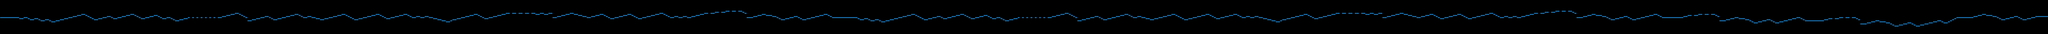

This game map was drawn from its Tiled (.tmx) file and the tilesets committed beside it. A one-line description and the trimmed map source follow:
An orthogonal 960x32 tile map with 32x16 px tiles, 1 tile layer (line), 12 tilesets and 262 objects.

<map version="1.2" tiledversion="1.2.1" orientation="orthogonal" renderorder="right-down" width="960" height="32" tilewidth="32" tileheight="16" infinite="0" nextlayerid="5" nextobjectid="271">
 <tileset firstgid="1" source="11m.tsx" />
 <tileset firstgid="2" source="3m.tsx" />
 <tileset firstgid="3" source="9m.tsx" />
 <tileset firstgid="4" source="2m.tsx" />
 <tileset firstgid="5" source="5m.tsx" />
 <tileset firstgid="6" source="8m.tsx" />
 <tileset firstgid="7" source="12m.tsx" />
 <tileset firstgid="8" source="6m.tsx" />
 <tileset firstgid="9" source="7m.tsx" />
 <tileset firstgid="10" source="1m.tsx" />
 <tileset firstgid="11" source="4m.tsx" />
 <tileset firstgid="12" source="10m.tsx" />
 <layer id="1" name="line" width="960" height="32">
  <data>[30720 cells, 924 non-empty, 4 distinct tile ids]</data>
 </layer>
 <objectgroup id="3" name="can">
  <object id="207" x="1228" y="191" />
  <object id="208" x="1964" y="194" />
  <object id="209" x="3530" y="177" />
  <object id="210" x="4427" y="191" />
  <object id="211" x="5644" y="195" />
  <object id="212" x="6383" y="224" />
  <object id="213" x="7596" y="179" />
  <object id="214" x="8237" y="177" />
  <object id="215" x="9417" y="193" />
  <object id="216" x="10571" y="177" />
  <object id="217" x="11438" y="193" />
  <object id="218" x="12510" y="241" />
  <object id="219" x="14058" y="225" />
  <object id="220" x="14953" y="242" />
  <object id="221" x="15980" y="176" />
  <object id="222" x="17070" y="225" />
  <object id="223" x="18092" y="194" />
  <object id="224" x="19564" y="195" />
  <object id="225" x="20426" y="179" />
  <object id="226" x="21453" y="194" />
  <object id="227" x="22347" y="177" />
  <object id="228" x="23882" y="195" />
  <object id="229" x="24961" y="241" />
  <object id="230" x="26026" y="242" />
  <object id="231" x="27435" y="258" />
  <object id="232" x="27793" y="242" />
  <object id="233" x="28140" y="289" />
  <object id="234" x="29068" y="289" />
  <object id="235" x="30221" y="225" />
 </objectgroup>
 <objectgroup id="4" name="diamond">
  <object id="236" x="799" y="305" />
  <object id="237" x="1725" y="260" />
  <object id="238" x="2656" y="289" />
  <object id="239" x="4574" y="243" />
  <object id="240" x="5822" y="259" />
  <object id="241" x="7293" y="257" />
  <object id="242" x="8444" y="208" />
  <object id="243" x="9311" y="227" />
  <object id="244" x="10080" y="241" />
  <object id="245" x="11151" y="160" />
  <object id="246" x="11567" y="210" />
  <object id="247" x="12577" y="218" />
  <object id="248" x="12756" y="217" />
  <object id="249" x="13503" y="242" />
  <object id="250" x="14782" y="211" />
  <object id="251" x="16143" y="239" />
  <object id="252" x="17340" y="257" />
  <object id="253" x="18525" y="194" />
  <object id="254" x="19740" y="258" />
  <object id="255" x="20638" y="194" />
  <object id="256" x="21884" y="193" />
  <object id="257" x="22781" y="241" />
  <object id="258" x="23981" y="211" />
  <object id="259" x="25022" y="217" />
  <object id="260" x="25175" y="216" />
  <object id="261" x="26525" y="272" />
  <object id="263" x="27125" y="268" />
  <object id="264" x="27297" y="269" />
  <object id="266" x="28028" y="321" />
  <object id="268" x="29409" y="219" />
  <object id="269" x="29518" y="218" />
  <object id="270" x="8830" y="240" />
 </objectgroup>
 <objectgroup id="2" name="coins">
  <object id="1" x="387" y="239">
   <ellipse />
  </object>
  <object id="2" x="544" y="256">
   <ellipse />
  </object>
  <object id="3" x="703" y="274">
   <ellipse />
  </object>
  <object id="4" x="865" y="290">
   <ellipse />
  </object>
  <object id="5" x="990" y="258">
   <ellipse />
  </object>
  <object id="6" x="1119" y="226">
   <ellipse />
  </object>
  <object id="7" x="1263" y="191.5">
   <ellipse />
  </object>
  <object id="8" x="1327" y="225">
   <ellipse />
  </object>
  <object id="9" x="1392" y="258">
   <ellipse />
  </object>
  <object id="10" x="1503" y="259">
   <ellipse />
  </object>
  <object id="11" x="1630" y="227">
   <ellipse />
  </object>
  <object id="12" x="1794" y="242">
   <ellipse />
  </object>
  <object id="13" x="1922" y="209">
   <ellipse />
  </object>
  <object id="14" x="2064" y="227">
   <ellipse />
  </object>
  <object id="15" x="2271" y="228">
   <ellipse />
  </object>
  <object id="16" x="2529" y="243">
   <ellipse />
  </object>
  <object id="17" x="2721" y="273">
   <ellipse />
  </object>
  <object id="18" x="2864" y="243">
   <ellipse />
  </object>
  <object id="19" x="2927" y="245">
   <ellipse />
  </object>
  <object id="20" x="2993" y="245">
   <ellipse />
  </object>
  <object id="21" x="3058" y="246">
   <ellipse />
  </object>
  <object id="22" x="3121" y="243">
   <ellipse />
  </object>
  <object id="23" x="3183" y="243">
   <ellipse />
  </object>
  <object id="24" x="3246" y="244">
   <ellipse />
  </object>
  <object id="25" x="3560.5" y="176.5">
   <ellipse />
  </object>
  <object id="26" x="3425" y="210">
   <ellipse />
  </object>
  <object id="27" x="3806" y="271">
   <ellipse />
  </object>
  <object id="28" x="3936" y="241">
   <ellipse />
  </object>
  <object id="29" x="4193" y="258">
   <ellipse />
  </object>
  <object id="30" x="4319" y="225">
   <ellipse />
  </object>
  <object id="31" x="4459.5" y="191.5">
   <ellipse />
  </object>
  <object id="32" x="4639" y="226">
   <ellipse />
  </object>
  <object id="33" x="4832" y="274">
   <ellipse />
  </object>
  <object id="34" x="4960" y="241">
   <ellipse />
  </object>
  <object id="35" x="5086" y="209">
   <ellipse />
  </object>
  <object id="36" x="5408" y="255">
   <ellipse />
  </object>
  <object id="37" x="5535" y="225">
   <ellipse />
  </object>
  <object id="38" x="5674.5" y="193.5">
   <ellipse />
  </object>
  <object id="39" x="5889" y="242">
   <ellipse />
  </object>
  <object id="40" x="6016" y="211">
   <ellipse />
  </object>
  <object id="41" x="6269" y="226">
   <ellipse />
  </object>
  <object id="42" x="6411" y="224">
   <ellipse />
  </object>
  <object id="43" x="6528" y="258">
   <ellipse />
  </object>
  <object id="44" x="6655" y="290">
   <ellipse />
  </object>
  <object id="45" x="6815" y="274">
   <ellipse />
  </object>
  <object id="46" x="6944" y="242">
   <ellipse />
  </object>
  <object id="47" x="7072" y="209">
   <ellipse />
  </object>
  <object id="48" x="7359" y="241">
   <ellipse />
  </object>
  <object id="49" x="7488" y="205">
   <ellipse />
  </object>
  <object id="50" x="7627.5" y="175">
   <ellipse />
  </object>
  <object id="51" x="7713" y="174">
   <ellipse />
  </object>
  <object id="52" x="7811" y="175">
   <ellipse />
  </object>
  <object id="53" x="7904" y="178">
   <ellipse />
  </object>
  <object id="54" x="7997" y="177">
   <ellipse />
  </object>
  <object id="55" x="8126" y="177">
   <ellipse />
  </object>
  <object id="56" x="8270.5" y="175.5">
   <ellipse />
  </object>
  <object id="57" x="8383" y="225">
   <ellipse />
  </object>
  <object id="58" x="8511" y="191">
   <ellipse />
  </object>
  <object id="59" x="8704" y="210">
   <ellipse />
  </object>
  <object id="60" x="8895" y="225">
   <ellipse />
  </object>
  <object id="61" x="9024" y="192">
   <ellipse />
  </object>
  <object id="62" x="9248" y="241">
   <ellipse />
  </object>
  <object id="63" x="9377" y="209">
   <ellipse />
  </object>
  <object id="64" x="9663" y="241">
   <ellipse />
  </object>
  <object id="65" x="9790" y="210">
   <ellipse />
  </object>
  <object id="66" x="9916" y="175">
   <ellipse />
  </object>
  <object id="67" x="10145" y="225">
   <ellipse />
  </object>
  <object id="68" x="10273" y="226">
   <ellipse />
  </object>
  </objectgroup>
</map>
<!-- 133 of 262 objects omitted -->